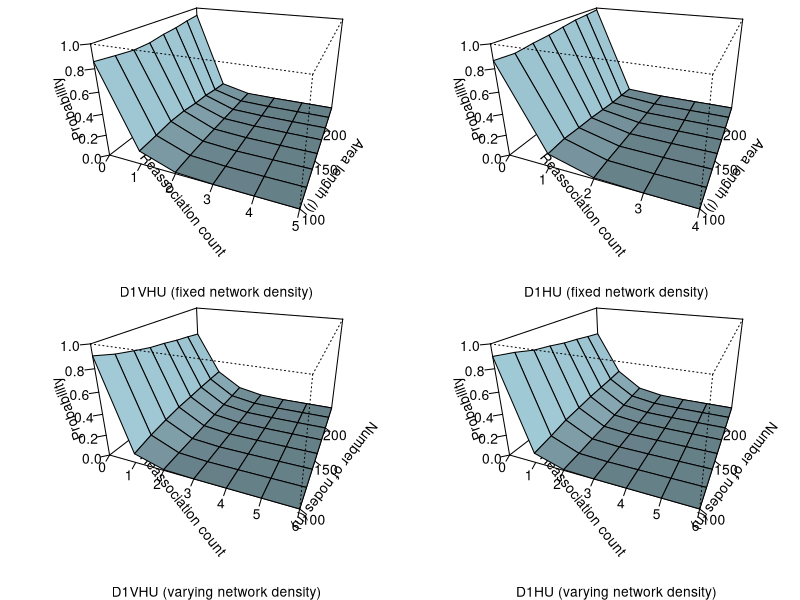

Reproduce this figure in R.
pdf("ZBS-reassoc.pdf", width=12, height=10, family="Times")
par(xpd=TRUE, mfrow=c(2,2), mar=c(5,2,0,0)) # margin: bottom left top right

########################################################
area_length <- c(100, 120, 140, 160, 180, 200, 220, 240)

#### D1HVU ####
count <- c(0, 1, 2, 3, 4, 5)

prob <- c(0.8582, 0.1275, 0.0133, 0.0009, 0.0001, 0.0000,	# 100
					0.8360, 0.1412, 0.0206, 0.0022, 0.0001, 0.0000,	# 120
					0.8170, 0.1587, 0.0226, 0.0014, 0.0002, 0.0001,	# 140
					0.8221, 0.1541, 0.0207, 0.0028, 0.0002, 0.0000,	# 160
					0.8496, 0.1320, 0.0169, 0.0015, 0.0001, 0.0000,	# 180
					0.8659, 0.1223, 0.0111, 0.0006, 0.0000, 0.0000,	# 200
					0.8933, 0.0971, 0.0090, 0.0006, 0.0000, 0.0000,	# 220
					0.9135, 0.0801, 0.0060, 0.0004, 0.0000, 0.0000)	# 240

dim(prob) <- c(length(count), length(area_length))
persp(count, area_length, prob,			
			xlab = "Reassociation count", ylab = "Area length (l)", zlab = "Probability",
			sub="D1VHU (fixed network density)", zlim=c(0,1),
			theta = 22.5, phi = 22.5, expand = 0.6, col = "lightblue",
      ltheta = 120, shade = 0.75, ticktype = "detailed"
)

#### D1HU ####
count <- c(0, 1, 2, 3, 4)

prob <- c(0.8669, 0.1221, 0.0106, 0.0004, 0.0000,	# 100
					0.8561, 0.1280, 0.0147, 0.0012, 0.0000,	# 120
					0.8803, 0.1088, 0.0097, 0.0010, 0.0001,	# 140
					0.8978, 0.0944, 0.0073, 0.0004, 0.0000,	# 160
					0.9243, 0.0714, 0.0042, 0.0001, 0.0000,	# 180
					0.9492, 0.0489, 0.0018, 0.0001, 0.0000,	# 200
					0.9614, 0.0363, 0.0022, 0.0001, 0.0001,	# 220
					0.9788, 0.0206, 0.0006, 0.0000, 0.0000)	# 240

dim(prob) <- c(length(count), length(area_length))
persp(count, area_length, prob,			
			xlab = "Reassociation count", ylab = "Area length (l)", zlab = "Probability",
			sub="D1HU (fixed network density)", zlim=c(0,1),
			theta = 22.5, phi = 22.5, expand = 0.6, col = "lightblue",
      ltheta = 120, shade = 0.75, ticktype = "detailed"
)

#####################################################
num_FFD <- c(300, 400, 500, 600, 700, 800, 900, 1000)

#### D1VHU ####
count <- c(0, 1, 2, 3, 4, 5, 6)

prob <- c(0.9052, 0.0868, 0.0075, 0.0005, 0.0000, 0.0000, 0.0000,	# 300
					0.8492, 0.1316, 0.0175, 0.0017, 0.0001, 0.0000, 0.0000,	# 400
					0.8105, 0.1623, 0.0242, 0.0026, 0.0004, 0.0000, 0.0000,	# 500
					0.7753, 0.1862, 0.0337, 0.0043, 0.0004, 0.0000, 0.0000,	# 600
					0.7550, 0.1982, 0.0405, 0.0057, 0.0006, 0.0001, 0.0000,	# 700
					0.7283, 0.2140, 0.0494, 0.0071, 0.0011, 0.0002, 0.0000,	# 800
					0.7087, 0.2243, 0.0549, 0.0104, 0.0014, 0.0002, 0.0000,	# 900
					0.6852, 0.2331, 0.0655, 0.0137, 0.0020, 0.0004, 0.0001)	# 1000

dim(prob) <- c(length(count), length(num_FFD))
persp(count, area_length, prob,
			xlab = "Reassociation count", ylab = "Number of nodes (n)", zlab = "Probability", 
			sub="D1VHU (varying network density)", zlim=c(0,1),
			theta = 22.5, phi = 22.5, expand = 0.6, col = "lightblue",
      ltheta = 120, shade = 0.75, ticktype = "detailed"
)

#### D1HU ####
count <- c(0, 1, 2, 3, 4, 5, 6)

prob <- c(0.9006, 0.0915, 0.0075, 0.0004, 0.0000, 0.0000, 0.0000,	# 300 
					0.8646, 0.1225, 0.0121, 0.0008, 0.0000, 0.0000, 0.0000,	# 400 
					0.8166, 0.1609, 0.0203, 0.0020, 0.0002, 0.0000, 0.0000,	# 500 
					0.7914, 0.1790, 0.0265, 0.0028, 0.0003, 0.0000, 0.0000,	# 600 
					0.7589, 0.1998, 0.0353, 0.0053, 0.0005, 0.0001, 0.0000,	# 700 
					0.7380, 0.2114, 0.0430, 0.0062, 0.0012, 0.0002, 0.0001,	# 800 
					0.7119, 0.2237, 0.0521, 0.0100, 0.0020, 0.0003, 0.0000,	# 900 
					0.6890, 0.2392, 0.0580, 0.0111, 0.0022, 0.0004, 0.0001)	# 1000

dim(prob) <- c(length(count), length(num_FFD))
persp(count, area_length, prob,
			xlab = "Reassociation count", ylab = "Number of nodes (n)", zlab = "Probability",
			sub="D1HU (varying network density)", zlim=c(0,1),
			theta = 22.5, phi = 22.5, expand = 0.6, col = "lightblue",
      ltheta = 120, shade = 0.75, ticktype = "detailed"
)

dev.off()
